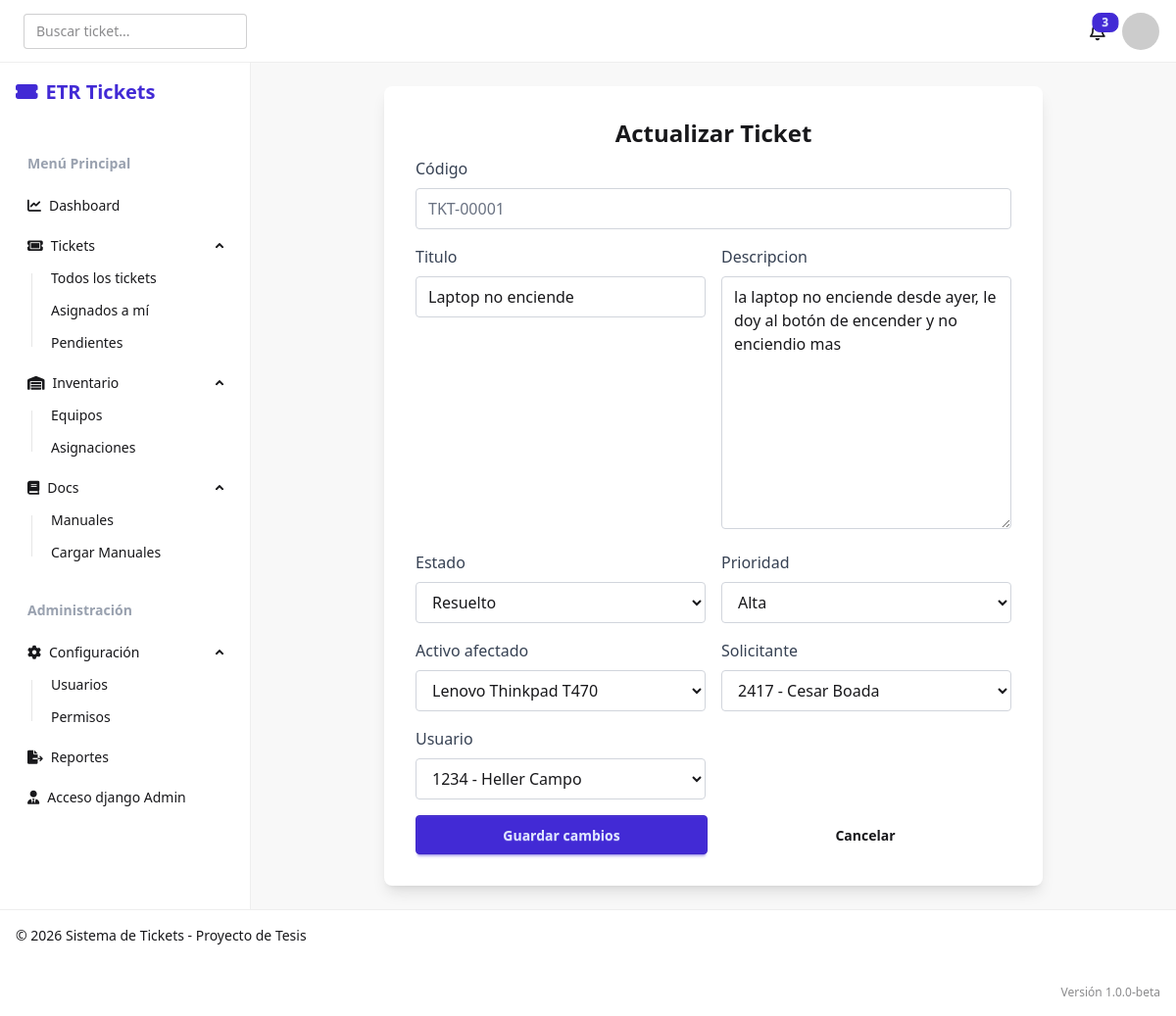
/tickets/view/3/edit/ (signed in), run on the app's committed database.
### tickets/models.py (models this page shows, shortened)
class tickets(models.Model):
    codigo_ticket = models.CharField(max_length=30, unique=True)
    titulo = models.CharField(max_length=150)
    descripcion = models.TextField()
    prioridad = models.ForeignKey(
        matriz_prioridad,
        on_delete=models.PROTECT,
        to_field='prioridad',
        db_column='prioridad',
        related_name='tickets',
        default='N/A',
    )
    ESTADO_TYPES = [
        ('Pendiente', 'Pendiente'),
        ('En Progreso', 'En Progreso'),
        ('Resuelto', 'Resuelto'),
        ('Cerrado', 'Cerrado'),
    ]
    estado = models.CharField(max_length=30, default='Pendiente', choices=ESTADO_TYPES)
    solicitante = models.ForeignKey(
        'users.usuario',
        on_delete=models.PROTECT,
        to_field='ID_empleado',
        db_column='solicitante',
        related_name='tickets_solicitados',
    )
    usuario = models.ForeignKey(
        'users.usuario',
        on_delete=models.PROTECT,
        to_field='ID_empleado',
        db_column='usuario',
        related_name='tickets_asignados',
        null=True,
        blank=True,
    )
    activo_afectado = models.ForeignKey(
        'inventory.activos',
        on_delete=models.CASCADE,
        to_field='codigo',
        db_column='activo_afectado',
        related_name='tickets_afectados',
        limit_choices_to={'estado': 'activo'},
)
    fecha_creacion = models.DateTimeField(auto_now_add=True)
    fecha_resolucion = models.DateTimeField(null=True, blank=True)

class matriz_prioridad(models.Model):
    prioridad = models.CharField(max_length=20, unique=True)
    tiempo_respuesta_minutos = models.IntegerField()
    tiempo_resolucion_minutos = models.IntegerField()
    def __str__(self):
        return f"{self.prioridad}"

### tickets/views.py (the view)
# urls.py: path('view/<int:ticket_id>/edit/', views.tickets_edit, name='tickets_edit'),
@login_required
def tickets_edit(request, ticket_id):
    print(f"Intentando editar el ticket con ID: {ticket_id}")
    ticket = get_object_or_404(tickets, pk=ticket_id)
    if request.method == 'POST':
        form = TicketUpdateForm(request.POST, instance=ticket)
        ticket_actual = tickets.objects.get(pk=ticket_id)
        if form.is_valid():
            ticket = form.save(commit=False)
            if form.cleaned_data['estado'] != ticket_actual.estado:
                print(f"Estado cambiado de {ticket_actual.estado} a {form.cleaned_data['estado']}")
                ticket.fecha_resolucion = timezone.now()
                _save_historial_ticket(ticket_id, form, request)
            ticket.save()
            messages.success(request, 'Ticket actualizado correctamente.')
            return redirect('tickets_view')
    else:
        form = TicketUpdateForm(instance=ticket)
    return render(request, 'tickets_edit.html', {'form': form, 'ticket': ticket})

### tickets/forms.py
class TicketUpdateForm(forms.ModelForm):
    class Meta:
        model = tickets
        fields = (
            'titulo',
            'descripcion',
            'estado',
            'prioridad',
            'activo_afectado',
            'solicitante',
            'usuario',
        )
    def __init__(self, *args, **kwargs):
        super().__init__(*args, **kwargs)
        for field in self.fields.values():
            field.widget.attrs.setdefault(
                'class',
                'w-full px-3 py-2 border border-gray-300 rounded focus:outline-none focus:ring focus:border-blue-300',
            )

### inventory/models.py (called while the page is built)
    def __str__(self):
        return f"{self.marca} {self.modelo}"

### users/models.py (called while the page is built)
    def __str__(self):
        return f"{self.ID_empleado} - {self.get_full_name()}"

### tickets/templates/tickets_edit.html (shortened to what this page needs)
{% extends 'base.html' %}
{% block content %}
<div class="flex items-center justify-center h-full">
    <div class="w-full max-w-2xl bg-base-100 p-8 rounded-lg shadow-lg">
        <h2 class="text-2xl font-bold mb-2 text-center">Actualizar Ticket</h2>
        <form method="post" class="space-y-4">
            <div>
                <label class="block text-gray-700 mb-2">Código</label>
                <input type="text" value="{{ ticket.codigo_ticket }}" class="w-full px-3 py-2 border border-gray-300 rounded bg-gray-100 text-gray-500" disabled>
            </div>
            <div class="grid grid-cols-1 md:grid-cols-2 gap-4">
                {% for field in form.visible_fields %}
                    <div>
                        <label for="{{ field.id_for_label }}" class="block text-gray-700 mb-2">{{ field.label }}</label>
                        {{ field }}
                    </div>
                {% endfor %}
            </div>
            <div class="flex flex-col sm:flex-row gap-3">
                <button type="submit" class="btn btn-primary flex-1">Guardar cambios</button>
                <a href="{% url 'tickets_view' %}" class="btn btn-ghost flex-1">Cancelar</a>
            </div>
        </form>
    </div>
</div>
{% endblock %}

### data on the page
tickets: codigo_ticket "TKT-00001", visible_fields "Laptop no enciende" "la laptop no enciende desde ayer, le doy al botón de encender y no enciendio mas" "Resuelto" "Lenovo Thinkpad T470" "2417 - Cesar Boada" "1234 - Heller Campo"
matriz_prioridad: visible_fields "Alta"

### other printed values
{{ field.label }} "Titulo" "Descripcion" "Estado" "Prioridad" "Activo afectado" "Solicitante" "Usuario"
